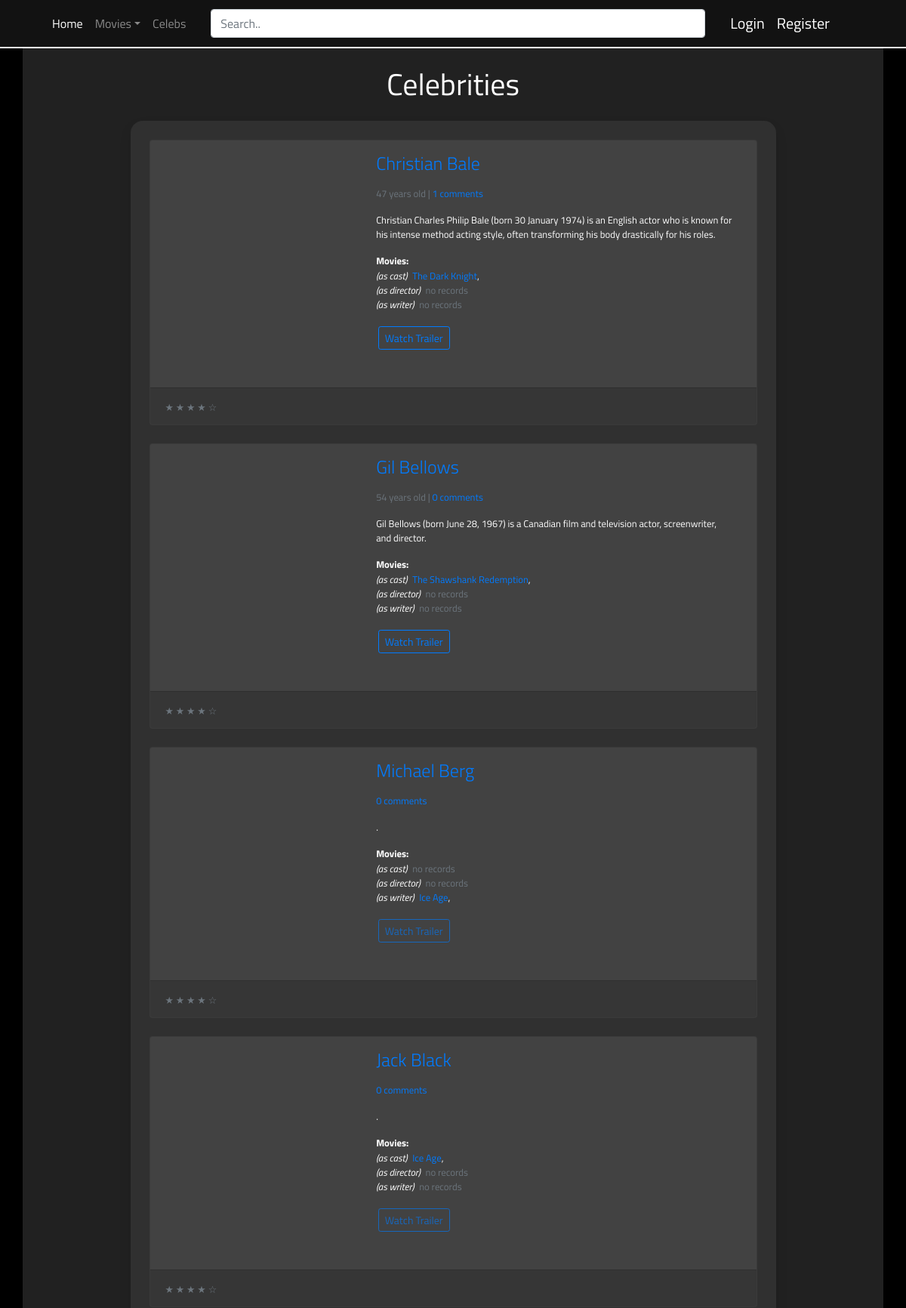
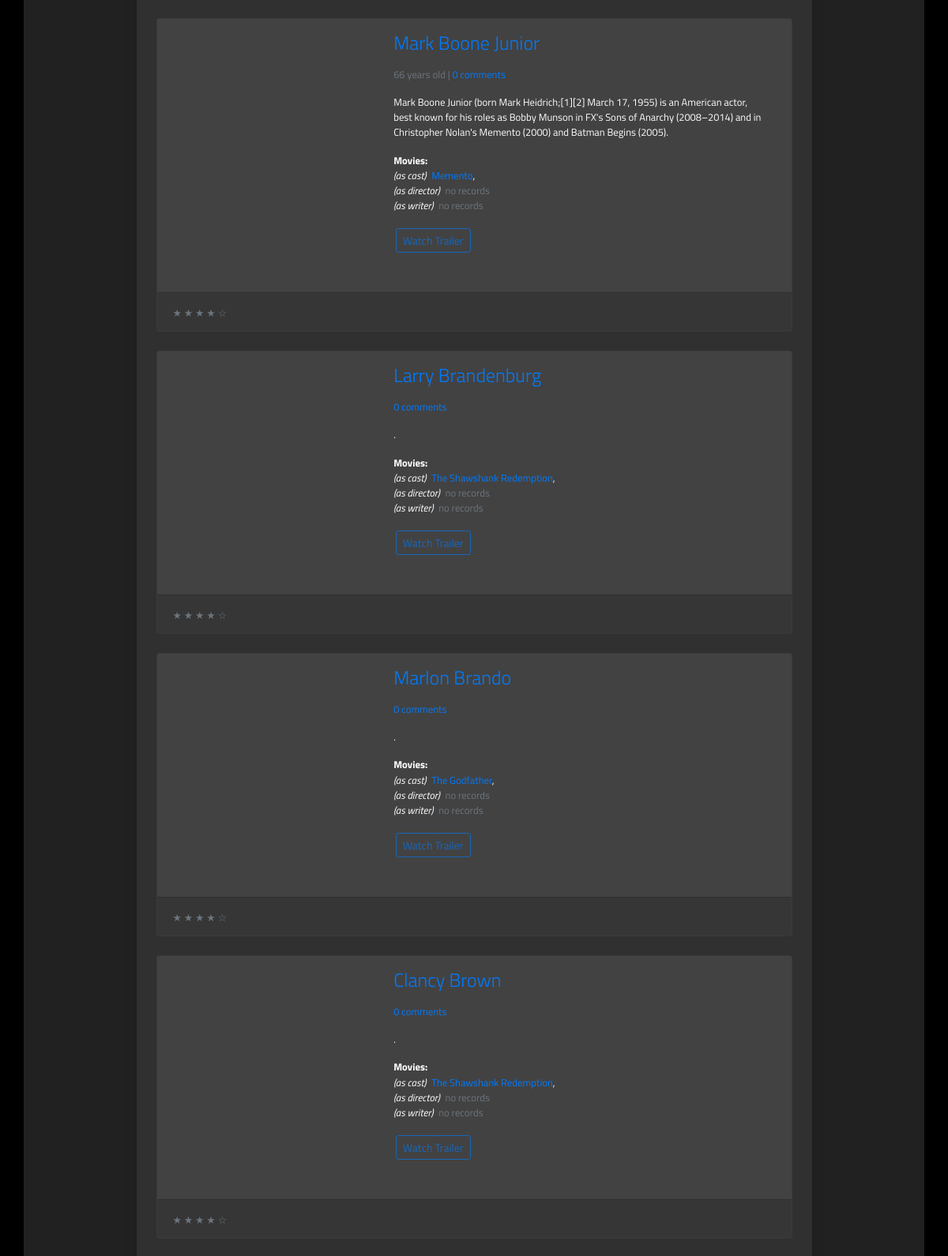
The page /celebs/ (upper part) on the database its author committed (2 pictures, top to bottom).
### celebs/models.py (models this page shows, shortened)
class Celebrity(models.Model):
    date_added = models.DateTimeField('Added Date', auto_now_add=True)
    added_by = models.ForeignKey(settings.AUTH_USER_MODEL, on_delete=models.SET_NULL, null=True)
    first_name = models.CharField(max_length=50)
    last_name = models.CharField(max_length=50)
    slug = models.SlugField(max_length=100)
    nick_name = models.CharField(max_length=50, blank=True, null=True)
    birthdate = models.DateField(blank=True, null=True)
    birthplace = models.CharField(max_length=100, verbose_name='Birth place',
                        blank=True, null=True)
    duties = models.ManyToManyField(Duty, help_text="celebrity's duties in movies")
    bio = models.TextField(blank=True, null=True)
    source_content = models.URLField(blank=True, null=True, default='')
    source_image = models.CharField(max_length=250, blank=True, null=True)
    trailer = models.URLField(blank=True, null=True, default='', help_text='trailer url (for now, ONLY youtube videos)')
    class Meta:
        verbose_name_plural = 'Celebrities'
        ordering = ('last_name', 'first_name')
    def _get_movie(self, duty_name):
        if hasattr(self, '_prefetched_objects_cache') and 'movie_crews' in self._prefetched_objects_cache:
            return [c for c in self._prefetched_objects_cache['movie_crews'] if c.duty.name == duty_name]
        else:
            return self.movie_crews.filter(duty__name=duty_name)
    @property
    def as_director(self):
        return self._get_movie('Director')
    @property
    def as_writer(self):
        return self._get_movie('Writer')
    @property
    def as_cast(self):
        return self._get_movie('Cast')
    @property
    def summary_short(self):
        sentences = re.split("[.!?]+", str(self.bio))
        return f'{sentences[0]}.'
    @property
    def full_name(self):
        return f'{self.first_name} {self.last_name}'
    @property
    def age(self):
        today = timezone.now()
        birthdate = self.birthdate
        return today.year - birthdate.year - ((today.month, today.day) < (birthdate.month, birthdate.day))

### movies/models.py (models this page shows, shortened)
class MovieCrew(models.Model):
    movie = models.ForeignKey(Movie, on_delete=models.CASCADE, related_name='movie_crews')
    duty = models.ForeignKey(celeb_models.Duty, default=1, on_delete=models.CASCADE)
    crew = models.ForeignKey(celeb_models.Celebrity, on_delete=models.CASCADE, related_name="movie_crews")
    role = models.CharField(max_length=75, default='', blank=True,
                    help_text='e.g. short story, scrrenplay for writer, voice for cast')
    screen_name = models.CharField(max_length=75, default='', blank=True,
                    help_text="crew's name on movie")

class Movie(models.Model):
    date_added = models.DateTimeField('Added Date', auto_now_add=True)
    added_by = models.ForeignKey(settings.AUTH_USER_MODEL, on_delete=models.SET_NULL, null=True)
    title = models.CharField(max_length=75)
    release_year = models.CharField(max_length=4)
    slug = models.SlugField(max_length=85)
    imdb_rating = models.FloatField(blank=True, null=True, verbose_name='IMDB rating')
    duration = models.SmallIntegerField(blank=True, null=True, default=0, help_text='in minutes')
    genres = models.ManyToManyField(Genre, related_name='movies')
    content = models.TextField(blank=True, null=True)
    trailer = models.URLField(blank=True, null=True, default='',
                    help_text='trailer url (for now, ONLY youtube videos)')
    crews = models.ManyToManyField(celeb_models.Celebrity, through='MovieCrew', related_name='movies')
    source_content = models.URLField(blank=True, null=True, default='')
    imdb_link = models.URLField(blank=True, null=True, default='')
    source_image = models.CharField(max_length=250, blank=True, null=True)
    class Meta:
        unique_together = ('title', 'release_year')

### celebs/views.py (the view)
# urls.py: path('', views.CelebrityIndexView.as_view(), name='home'),
class CelebrityIndexView(ListView):
    queryset = celeb_model.objects.prefetch_related('movie_crews__duty', 'movie_crews__movie', 'comments')
    template_name = 'celebs/index.html'
    context_object_name = 'celebs'
    paginate_by = pagination

### celebs/templates/celebs/index.html (shortened to what this page needs)
{% extends 'base.html' %}
{% block title %}Celebrities{% endblock %}
{% block content %}
<div class="card card-signin" style="background-color: #303030;">
    <div class="card-body" style="background-color: #303030; padding: 25px; border-radius: 20px;">
        {% include 'celebs/celeb-list.html' %}
    </div>
</div>
{% endblock %}

### celebs/templates/celebs/celeb-list.html (shortened to what this page needs)
{% for celeb in celebs %}
<div class="card mb-4" style="background-color: #424242;">
    <div class="row no-gutters">
        <div class="col-md-4 card-img-top">
        </div>
        <div class="col-md-8">
            <div class="card-body">
                <h4 class="card-title">
                    <a href="{% url 'celebs:celeb_detail' celeb.id celeb.slug %}">{{ celeb.full_name }}</a>
                </h4>
                <p class="small">
                    <span class="text-muted">
                        {% if celeb.birthdate %}
                        {{ celeb.age }} years old |
                        {% endif %}
                    </span>
                    <span class="text-muted"><a href="{% url 'celebs:celeb_detail' celeb.pk celeb.slug %}#comments">{{ celeb.comments.count }} comments</a></span>
                </p>
                <p class="card-text small">{{ celeb.summary_short }}</p>
                <p class="small"><strong>Movies:</strong>
                    <br>
                    <i class="mr-1">(as cast)</i>
                    {% for i in celeb.as_cast %}
                    <a href="{% url 'movies:movie_detail' i.movie.id i.movie.slug %}">{{ i.movie.title }}</a>,
                    {% empty %}
                    <span class="text-muted">no records</span>
                    {% endfor %}
                    <br>
                    <i class="mr-1">(as director)</i>
                    {% for i in celeb.as_director %}
                        <a href="{% url 'movies:movie_detail' i.movie.id i.movie.slug %}">{{ i.movie.title }}</a>,
                    {% empty %}
                        <span class="text-muted">no records</span>
                    {% endfor %}
                    <br>
                    <i class="mr-1">(as writer)</i>
                    {% for i in celeb.as_writer %}
                        <a href="{% url 'movies:movie_detail' i.movie.id i.movie.slug %}">{{ i.movie.title }}</a>,
                    {% empty %}
                        <span class="text-muted">no records</span>
                    {% endfor %}
                    <br>
                </p>
                <p>
                    <div class=row>
                        <div class=col-md-4>
                            <a href="{{ celeb.trailer }}" target="_blank" class="btn btn-outline-primary btn-sm {% if not celeb.trailer %} disabled {% endif %}" style="margin: 2.5px;">Watch Trailer</a>
                        </div>
                    </div>
                </p>
            </div>
        </div>
        <div class=col-md-12>
            <div class="card-footer align-bottom" style="background-color: #363636;">
                <small class="text-muted">&#9733; &#9733; &#9733; &#9733; &#9734;</small>
            </div>
        </div>
    </div>
</div>
{% endfor %}

### static/css/blog-home.css (style rules this page uses)
:root { --input-padding-x: 1.5rem; --input-padding-y: .75rem; }
body { font-family: 'Titillium Web', sans-serif; }
.card-signin { margin: 1rem 0; border: 0; border-radius: 1rem; box-shadow: 0 0.5rem 1rem 0 rgba(0, 0, 0, 0.1); }
.card-signin .card-title { margin-bottom: 1rem; margin-top: 1rem; font-weight: 300; font-size: 1.5rem; }
.card-signin .card-body { padding: 0 2rem 2rem; }

### rows shown on the page
Celebrity: full_name "Christian Bale", age "47", comments.count "1", summary_short "Christian Charles Philip Bale (born 30 January 1974) is an English actor who is known for his intense method acting style, often transforming his body drastically for his roles."
MovieCrew: movie "The Dark Knight"
Celebrity: full_name "Gil Bellows", age "54", comments.count "0", summary_short "Gil Bellows (born June 28, 1967) is a Canadian film and television actor, screenwriter, and director."
MovieCrew: movie "The Shawshank Redemption"
Celebrity: full_name "Michael Berg", comments.count "0", summary_short "."
MovieCrew: movie "Ice Age"
Celebrity: full_name "Jack Black", comments.count "0", summary_short "."
MovieCrew: movie "Ice Age"
Celebrity: full_name "Mark Boone Junior", age "66", comments.count "0", summary_short "Mark Boone Junior (born Mark Heidrich;[1][2] March 17, 1955) is an American actor, best known for his roles as Bobby Munson in FX's Sons of Anarchy (2008–2014) and in Christopher Nolan's Memento (2000) and Batman Begins (2005)."
MovieCrew: movie "Memento"
Celebrity: full_name "Larry Brandenburg", comments.count "0", summary_short "."
MovieCrew: movie "The Shawshank Redemption"
Celebrity: full_name "Marlon Brando", comments.count "0", summary_short "."
MovieCrew: movie "The Godfather"
Celebrity: full_name "Clancy Brown", comments.count "0", summary_short "."
MovieCrew: movie "The Shawshank Redemption"
